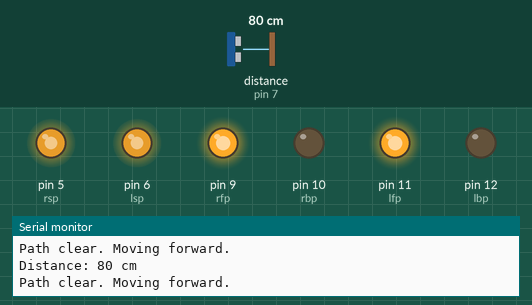
This sketch was run on a simulated Arduino Uno, built with avr-gcc and run on an emulated ATmega328P. Parts: output pins drawn as LEDs (lit = HIGH), the last lines printed to the serial monitor. Wiring (inferred from the names in the program): ultrasonic range finder: trigger pin 8; echo pin 7. Inputs (shaded band) come from the test bench; at power-on: distance to the obstacle (sensor on pin 7) 80 cm. The echo pulse lasts 58.3 µs per cm; pins used as bus, display or sensor lines are not drawn.

Above: at 1.2 s.
1.3 s: distance to the obstacle (sensor on pin 7) set to 18 cm
2.8 s: distance to the obstacle (sensor on pin 7) set to 15 cm
At 4.0 s:
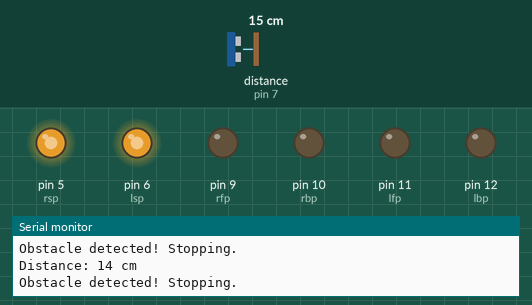
4.3 s: distance to the obstacle (sensor on pin 7) set to 35 cm
At 5.2 s:
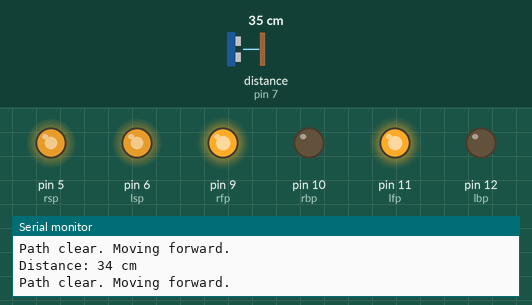
5.8 s: distance to the obstacle (sensor on pin 7) set to 2 cm
At 6.8 s:
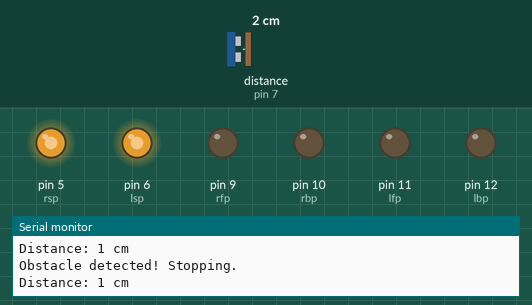
Timing chart, 0 to 8.3 s (numbered marks = the images above; inputs shaded):
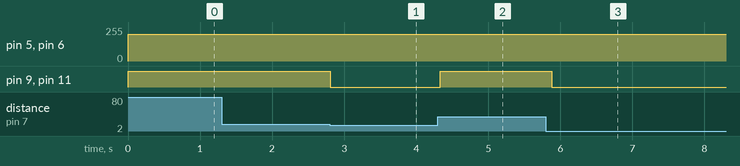

Measured:
- the behaviour switches between 17 and 16 cm on distance to the obstacle (sensor on pin 7) (found by bisection; images 0 and 1)
- after the input at 2.8 s, pin 9 (rfp), pin 11 (lfp): HIGH → LOW at once
- after the input at 4.3 s, pin 9 (rfp), pin 11 (lfp): LOW → HIGH at once
- after the input at 5.8 s, pin 9 (rfp), pin 11 (lfp): HIGH → LOW after 0.08 s

The sketch:

version1.ino
```cpp
int lfp = 11; // left forward pin (white)
int lbp = 12; // left backward pin (blue)
int rfp = 9;  // right forward pin (green)
int rbp = 10; // right backward pin (yellow)
int lsp = 6;  // left motor speed pin (white)
int rsp = 5;  // right motor speed pin (orange)
const int tp = 8; // trigger pin (black)
const int ep = 7; // echo pin (green)

long dis; // distance
long cm;  // centimeter

void setup() {
  Serial.begin(9600);
  pinMode(tp, OUTPUT);
  pinMode(ep, INPUT);
  pinMode(lfp, OUTPUT);
  pinMode(lbp, OUTPUT);
  pinMode(rfp, OUTPUT);
  pinMode(rbp, OUTPUT);
  pinMode(lsp, OUTPUT);
  pinMode(rsp, OUTPUT);
}

void forward(int ls, int rs) { // Move forward
  analogWrite(lsp, ls);
  analogWrite(rsp, rs);
  digitalWrite(lfp, HIGH);
  digitalWrite(lbp, LOW);
  digitalWrite(rfp, HIGH);
  digitalWrite(rbp, LOW);
}

void stop() { // Stop motors
  digitalWrite(lfp, LOW);
  digitalWrite(lbp, LOW);
  digitalWrite(rfp, LOW);
  digitalWrite(rbp, LOW);
}

void loop() {
  // Measure distance using the ultrasonic sensor
  digitalWrite(tp, LOW);
  delayMicroseconds(2);
  digitalWrite(tp, HIGH);
  delayMicroseconds(10);
  digitalWrite(tp, LOW);

  dis = pulseIn(ep, HIGH);
  cm = dis / 58;

  Serial.print("Distance: ");
  Serial.print(cm);
  Serial.println(" cm");

  if (cm > 0 && cm <= 15) { // If an object is within 15 cm
    Serial.println("Obstacle detected! Stopping.");
    stop(); // Stop the robot
  } else {
    Serial.println("Path clear. Moving forward.");
    forward(200, 200); // Move forward
  }

  delay(100); // Small delay to avoid too frequent updates
}
```

ver1.cpp
```cpp
int lfp = 11; // left forward pin (white)
int lbp = 12; // left backward pin (blue)
int rfp = 9;  // right forward pin (green)
int rbp = 10; // right backward pin (yellow)
int lsp = 6;  // left motor speed pin (white)
int rsp = 5;  // right motor speed pin (orange)
const int tp = 8; // trigger pin (black)
const int ep = 7; // echo pin (green)

long dis; // distance
long cm;  // centimeter

void setup() {
  Serial.begin(9600);
  pinMode(tp, OUTPUT);
  pinMode(ep, INPUT);
  pinMode(lfp, OUTPUT);
  pinMode(lbp, OUTPUT);
  pinMode(rfp, OUTPUT);
  pinMode(rbp, OUTPUT);
  pinMode(lsp, OUTPUT);
  pinMode(rsp, OUTPUT);
}

void forward(int ls, int rs) { // Move forward
  analogWrite(lsp, ls);
  analogWrite(rsp, rs);
  digitalWrite(lfp, HIGH);
  digitalWrite(lbp, LOW);
  digitalWrite(rfp, HIGH);
  digitalWrite(rbp, LOW);
}

void stop() { // Stop motors
  digitalWrite(lfp, LOW);
  digitalWrite(lbp, LOW);
  digitalWrite(rfp, LOW);
  digitalWrite(rbp, LOW);
}

void loop() {
  // Measure distance using the ultrasonic sensor
  digitalWrite(tp, LOW);
  delayMicroseconds(2);
  digitalWrite(tp, HIGH);
  delayMicroseconds(10);
  digitalWrite(tp, LOW);

  dis = pulseIn(ep, HIGH);
  cm = dis / 58;

  Serial.print("Distance: ");
  Serial.print(cm);
  Serial.println(" cm");

  if (cm > 0 && cm <= 15) { // If an object is within 15 cm
    Serial.println("Obstacle detected! Stopping.");
    stop(); // Stop the robot
  } else {
    Serial.println("Path clear. Moving forward.");
    forward(200, 200); // Move forward
  }

  delay(100); // Small delay to avoid too frequent updates
}
```
